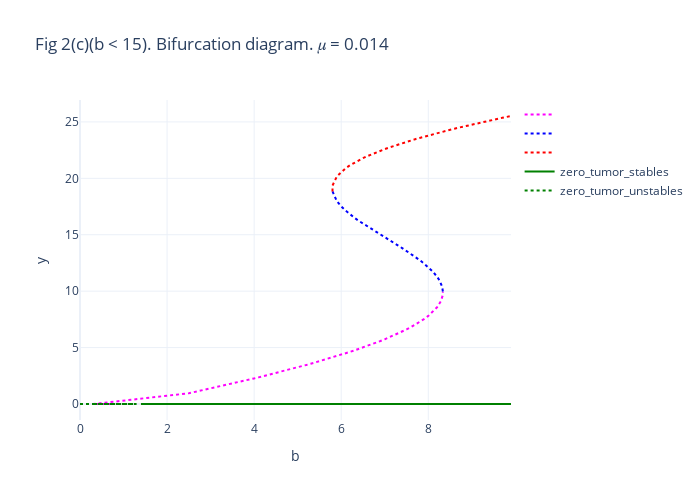

The notebook cell saved with this chart:
### Code cell
fig = go.Figure()

fig.add_trace(go.Scatter(x=pink.b, y=pink.y, mode='lines', name="",
              line={"color": "magenta"} | get_line_mode(stable=False)))

fig.add_trace(go.Scatter(x=blue.b, y=blue.y, mode='lines', name="",
              line={"color": "blue"} | get_line_mode(stable=False)))

fig.add_trace(go.Scatter(x=red.b, y=red.y, mode='lines', name="",
              line={"color": "red"} | get_line_mode(stable=False)))

fig.add_trace(go.Scatter(x=zero_tumor_stables.b, y=zero_tumor_stables.y, mode='lines', name="zero_tumor_stables",
                         line={"color": "green"} | get_line_mode(stable=True)))
fig.add_trace(go.Scatter(x=zero_tumor_unstables.b, y=zero_tumor_unstables.y, mode='lines', name="zero_tumor_unstables",
                         line={"color": "green"} | get_line_mode(stable=False)))

fig.update_layout(title="Fig 2(c)(b < 15). Bifurcation diagram. 𝜇 = 0.014")
fig.update_layout(xaxis={"title": "b"}, yaxis={"title": "y"}, template="plotly_white", autosize=False,
                  width=700,
                  height=500)

### Figure 1 — Plotly figure (JSON) as saved in the notebook; plotly's stock layout.template omitted (floating-point values rounded to 4 significant figures; data arrays with more than 128 entries replaced by an {"elided": "..."} marker saying what was removed)
{"data": [{"line": {"color": "magenta", "dash": "dot"}, "mode": "lines", "name": "", "type": "scatter", "x": {"elided": "140 float values"}, "y": {"elided": "140 float values"}}, {"line": {"color": "blue", "dash": "dot"}, "mode": "lines", "name": "", "type": "scatter", "x": [8.335, 8.335, 8.335, 8.335, 8.335, 8.334, 8.334, 8.334, 8.332, 8.33, 8.328, 8.326, 8.324, 8.322, 8.32, 8.318, 8.316, 8.314, 8.312, 8.31, 8.308, 8.306, 8.304, 8.302, 8.3, 8.3, 8.298, 8.296, 8.294, 8.292, 8.29, 8.288, 8.286, 8.284, 8.282, 8.28, 8.278, 8.276, 8.274, 8.272, 8.27, 8.268, 8.266, 8.264, 8.262, 8.26, 8.258, 8.256, 8.254, 8.252, 8.25, 8.248, 8.246, 8.244, 8.242, 8.24, 8.238, 8.236, 8.234, 8.232, 8.23, 8.228, 8.226, 8.224, 8.222, 8.22, 8.218, 8.216, 8.214, 8.212, 8.21, 8.208, 8.206, 8.204, 8.202, 8.2, 8.2, 8.1, 8, 7.9, 7.8, 7.7, 7.6, 7.5, 7.4, 7.3, 7.2, 7.1, 7, 6.9, 6.8, 6.7, 6.6, 6.5, 6.4, 6.3, 6.2, 6.1, 6, 5.9, 5.8, 5.8], "y": [9.971, 9.989, 10.0, 10.02, 10.03, 10.04, 10.05, 10.06, 10.13, 10.18, 10.23, 10.27, 10.3, 10.34, 10.37, 10.4, 10.42, 10.45, 10.47, 10.5, 10.52, 10.54, 10.56, 10.59, 10.61, 10.61, 10.63, 10.64, 10.66, 10.68, 10.7, 10.72, 10.73, 10.75, 10.77, 10.78, 10.8, 10.81, 10.83, 10.85, 10.86, 10.88, 10.89, 10.9, 10.92, 10.93, 10.95, 10.96, 10.97, 10.99, 11.0, 11.01, 11.03, 11.04, 11.05, 11.06, 11.08, 11.09, 11.1, 11.11, 11.12, 11.14, 11.15, 11.16, 11.17, 11.18, 11.19, 11.2, 11.21, 11.23, 11.24, 11.25, 11.26, 11.27, 11.28, 11.29, 11.29, 11.75, 12.13, 12.46, 12.76, 13.04, 13.31, 13.57, 13.82, 14.06, 14.3, 14.53, 14.77, 15.0, 15.24, 15.48, 15.73, 15.98, 16.24, 16.52, 16.82, 17.14, 17.51, 17.98, 18.84, 18.84]}, {"line": {"color": "red", "dash": "dot"}, "mode": "lines", "name": "", "type": "scatter", "x": {"elided": "154 float values"}, "y": {"elided": "154 float values"}}, {"line": {"color": "green"}, "mode": "lines", "name": "zero_tumor_stables", "type": "scatter", "x": {"elided": "195 float values"}, "y": {"elided": "195 int values"}}, {"line": {"color": "green", "dash": "dot"}, "mode": "lines", "name": "zero_tumor_unstables", "type": "scatter", "x": [0, 0.4, 0.8, 1.2, 0.2, 0.1, 1.3, 1.1, 1, 0.9, 0.7, 0.6, 0.5, 0.3], "y": [0, 0, 0, 0, 0, 0, 0, 0, 0, 0, 0, 0, 0, 0]}], "layout": {"autosize": false, "height": 500, "title": {"text": "Fig 2(c)(b < 15). Bifurcation diagram. 𝜇 = 0.014"}, "width": 700, "xaxis": {"autorange": true, "range": [0, 9.9], "showspikes": false, "title": {"text": "b"}, "type": "linear"}, "yaxis": {"autorange": true, "range": [-1.418, 26.94], "showspikes": false, "title": {"text": "y"}, "type": "linear"}}}
